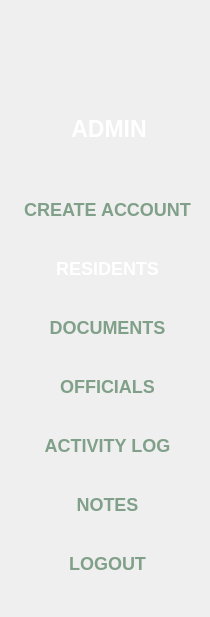
     <widget class="QFrame" name="menu_container">
      <property name="minimumSize">
       <size>
        <width>201</width>
        <height>617</height>
       </size>
      </property>
      <property name="maximumSize">
       <size>
        <width>210</width>
        <height>16777215</height>
       </size>
      </property>
      <property name="styleSheet">
       <string notr="true">border: none;</string>
      </property>
      <property name="frameShape">
       <enum>QFrame::StyledPanel</enum>
      </property>
      <property name="frameShadow">
       <enum>QFrame::Raised</enum>
      </property>
      <layout class="QVBoxLayout" name="verticalLayout">
       <item>
        <widget class="QFrame" name="frame_3">
         <property name="minimumSize">
          <size>
           <width>196</width>
           <height>151</height>
          </size>
         </property>
         <property name="maximumSize">
          <size>
           <width>16777215</width>
           <height>151</height>
          </size>
         </property>
         <property name="layoutDirection">
          <enum>Qt::LeftToRight</enum>
         </property>
         <property name="frameShape">
          <enum>QFrame::StyledPanel</enum>
         </property>
         <property name="frameShadow">
          <enum>QFrame::Raised</enum>
         </property>
         <layout class="QVBoxLayout" name="verticalLayout_2">
          <item>
           <widget class="QFrame" name="frame">
            <property name="minimumSize">
             <size>
              <width>0</width>
              <height>80</height>
             </size>
            </property>
            <property name="frameShape">
             <enum>QFrame::StyledPanel</enum>
            </property>
            <property name="frameShadow">
             <enum>QFrame::Raised</enum>
            </property>
            <layout class="QHBoxLayout" name="horizontalLayout_2">
             <item>
              <widget class="QLabel" name="admin_picture">
               <property name="minimumSize">
                <size>
                 <width>60</width>
                 <height>60</height>
                </size>
               </property>
               <property name="maximumSize">
                <size>
                 <width>80</width>
                 <height>80</height>
                </size>
               </property>
               <property name="layoutDirection">
                <enum>Qt::LeftToRight</enum>
               </property>
               <property name="text">
                <string/>
               </property>
               <property name="pixmap">
                <pixmap>../images&amp;icon/user.png</pixmap>
               </property>
               <property name="scaledContents">
                <bool>true</bool>
               </property>
              </widget>
             </item>
            </layout>
           </widget>
          </item>
          <item>
           <widget class="QLabel" name="admin_name">
            <property name="font">
             <font>
              <pointsize>17</pointsize>
              <bold>true</bold>
             </font>
            </property>
            <property name="styleSheet">
             <string notr="true">color: white;</string>
            </property>
            <property name="text">
             <string>&lt;html&gt;&lt;head/&gt;&lt;body&gt;&lt;p align=&quot;center&quot;&gt;ADMIN&lt;/p&gt;&lt;/body&gt;&lt;/html&gt;</string>
            </property>
           </widget>
          </item>
         </layout>
        </widget>
       </item>
       <item>
        <widget class="QFrame" name="frame_4">
         <property name="styleSheet">
          <string notr="true">QPushButton{
color: rgb(128, 160, 137);
font-size: 18px;
font-weight: bold;
text-align: center;
cursor: pointer;
}

QPushButton:hover{
color: white;
}</string>
         </property>
         <property name="frameShape">
          <enum>QFrame::StyledPanel</enum>
         </property>
         <property name="frameShadow">
          <enum>QFrame::Raised</enum>
         </property>
         <layout class="QVBoxLayout" name="verticalLayout_3">
          <item>
           <widget class="QPushButton" name="create_account_button">
            <property name="minimumSize">
             <size>
              <width>175</width>
              <height>41</height>
             </size>
            </property>
            <property name="cursor">
             <cursorShape>PointingHandCursor</cursorShape>
            </property>
            <property name="styleSheet">
             <string notr="true"/>
            </property>
            <property name="text">
             <string>CREATE ACCOUNT</string>
            </property>
           </widget>
          </item>
          <item>
           <widget class="QPushButton" name="residents_button">
            <property name="minimumSize">
             <size>
              <width>175</width>
              <height>41</height>
             </size>
            </property>
            <property name="cursor">
             <cursorShape>PointingHandCursor</cursorShape>
            </property>
            <property name="styleSheet">
             <string notr="true">color: white;</string>
            </property>
            <property name="text">
             <string>RESIDENTS</string>
            </property>
           </widget>
          </item>
          <item>
           <widget class="QPushButton" name="documents_button">
            <property name="minimumSize">
             <size>
              <width>175</width>
              <height>41</height>
             </size>
            </property>
            <property name="cursor">
             <cursorShape>PointingHandCursor</cursorShape>
            </property>
            <property name="text">
             <string>DOCUMENTS</string>
            </property>
           </widget>
          </item>
          <item>
           <widget class="QPushButton" name="officials_button">
            <property name="minimumSize">
             <size>
              <width>175</width>
              <height>41</height>
             </size>
            </property>
            <property name="cursor">
             <cursorShape>PointingHandCursor</cursorShape>
            </property>
            <property name="text">
             <string>OFFICIALS</string>
            </property>
           </widget>
          </item>
          <item>
           <widget class="QPushButton" name="transactions_button">
            <property name="minimumSize">
             <size>
              <width>175</width>
              <height>41</height>
             </size>
            </property>
            <property name="cursor">
             <cursorShape>PointingHandCursor</cursorShape>
            </property>
            <property name="text">
             <string>ACTIVITY LOG</string>
            </property>
           </widget>
          </item>
          <item>
           <widget class="QPushButton" name="notes_button">
            <property name="minimumSize">
             <size>
              <width>175</width>
              <height>41</height>
             </size>
            </property>
            <property name="cursor">
             <cursorShape>PointingHandCursor</cursorShape>
            </property>
            <property name="text">
             <string>NOTES</string>
            </property>
           </widget>
          </item>
          <item>
           <widget class="QPushButton" name="logout_button">
            <property name="minimumSize">
             <size>
              <width>175</width>
              <height>41</height>
             </size>
            </property>
            <property name="cursor">
             <cursorShape>PointingHandCursor</cursorShape>
            </property>
            <property name="text">
             <string>LOGOUT</string>
            </property>
           </widget>
          </item>
         </layout>
        </widget>
       </item>
      </layout>
     </widget>
